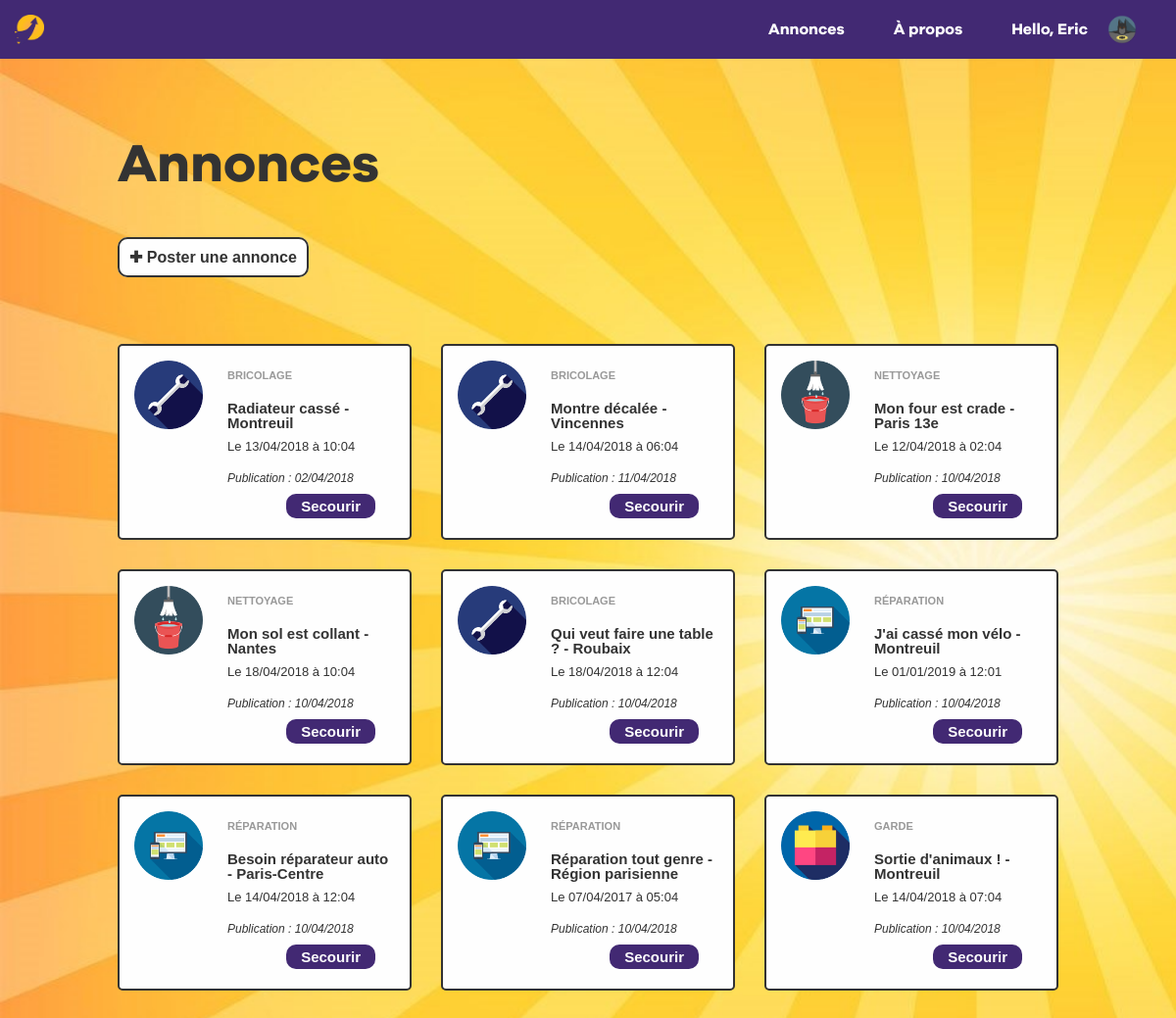
The page /posts (signed in) on the database its author committed.
### tables this page shows
CREATE TABLE `posts` (
  `id` int(3) NOT NULL,
  `category` enum('Bricolage','Jardinage','Réparation','Garde','Devoirs','Nettoyage','Livraison') NOT NULL,
  `title` varchar(30) NOT NULL,
  `description` text NOT NULL,
  `location` varchar(255) NOT NULL,
  `date` datetime(6) NOT NULL,
  `name` varchar(25) NOT NULL,
  `email` varchar(200) NOT NULL,
  `phone` varchar(200) NOT NULL,
  `date_creation` date NOT NULL
);

### index.php (called while the page is built, shortened)
<?
isset($_GET['q']) ? $q = $_GET['q'] : $q = '';
  if($q === '' || $q === 'home'){
      $page = 'home';
  }
  else if($q === 'register'){
      $page = 'register';
  }
  else if($q === 'registrated'){
      $page = 'registrated';
  }
  else if($q === 'login'){
      $page = 'login';
  }
  else if($q === 'logout'){
      $page = 'logout';
      header('Location: home');
  }
  else if($q === 'about'){
      $page = 'about';
  }
  else if($q === 'posts'){
      $page = 'posts';
  }
  include 'views/pages/'.$page.'.php';
?>

### models/model.php (called while the page is built, shortened)
<?
abstract class Model{
  protected function query_request($sql, $_pdo){
      $query = $_pdo->query($sql);
      $result = $query->fetchAll();
      return $result;
    }
}
class Posts extends Model{
  public function getPosts($_pdo){
    $sql = 'SELECT id, category, title, location, date, name, date_creation FROM posts';
    $getPosts = $this->query_request($sql, $_pdo);
    return $getPosts;
  }
}

### views/pages/posts.php (the view, shortened to what this page needs)
<? require 'models/model.php'; ?>
<? $posts = new Posts() ?>
<? $getPosts = $posts->getPosts($pdo) ?>
  <main class="app-posts">
    <h1 class="app-posts-title">Annonces</h1>
    <? if(!empty($_SESSION['pseudo'])): ?>
    <a class="app-posts-create" href="create">
      <span>✚ Poster une annonce</span>
    </a>
    <? else: ?>
    <a class="app-posts-create" href="login">
      <span>✚ Me connecter pour poster une annonce</span>
    </a>
    <? endif ?>
    <div class="app-posts-container">
    <? for($i=0; $i<count($getPosts); $i++): ?>
      <div class="app-posts-container__post">
        <div class="app-posts-container__post__visual">
          <img class="app-posts-container__post__visual-element" src="src/images/<?= strtolower($getPosts[$i]->category.'.png') ?>" alt="category-pic">
        </div>
        <div class="app-posts-container__post__text">
          <div class="app-posts-container__post__text__category"><?= $getPosts[$i]->category; ?></div>
          <div class="app-posts-container__post__text__subject">
            <span class="app-posts-container__post__text__subject-title"><?= $getPosts[$i]->title; ?></span>
            <span class="app-posts-container__post__text__subject-location">- <?= $getPosts[$i]->location; ?></span>
          </div>
          <div class="app-posts-container__post__text__availability">Le <?= date("d/m/Y", strtotime($getPosts[$i]->date)) ?> à <?= date("h:m", strtotime($getPosts[$i]->date)) ?></div>
          <div class="app-posts-container__post__text__creation">Publication : <?= date("d/m/Y", strtotime($getPosts[$i]->date_creation)) ?></div>
          <a class="app-posts-container__post__text-button" href="post?id=<?= $getPosts[$i]->id ?>">
            <button>Secourir</button>
          </a>
        </div>
      </div>
    <? endfor ?>
    </div>
<? require 'templates/template.php'; ?>

### styles/main.css (style rules this page uses)
html, body { font-family: Helvetica; color: #333; }
body { background: #ffd000; background-image: url("../src/images/background.jpg"); background-size: cover; }
body .app-posts { width: 100vw; height: 100%; margin-top: 60px; }
body .app-posts-title { font-family: GalanoBold; font-size: 55px; margin: 10vh 0 0 10vw; padding-bottom: 60px; }
body .app-posts-create { background: #fefefe; margin: 10vh 0 0 10vw; font-weight: bold; text-decoration: none; border: 2px solid #333; border-radius: 10px; padding: 10px; }
body .app-posts-container { width: 80vw; display: flex; flex-wrap: wrap; justify-content: space-between; margin: 80px auto; }
body .app-posts-container__post { width: 300px; height: 200px; padding: 15px; display: flex; margin-bottom: 30px; overflow: hidden; position: relative; background: #fefefe; border-radius: 5px; border: 2px solid #333; }
body .app-posts-container__post__visual { width: 70px; height: 70px; margin-right: 25px; }
body .app-posts-container__post__visual-element { width: 70px; height: 70px; }
body .app-posts-container__post__text { width: 200px; font-size: 15px; }
body .app-posts-container__post__text__category { font-size: 11px; text-transform: uppercase; font-weight: bold; color: #999; margin: 10px 0 20px 0; }
body .app-posts-container__post__text__subject-title { font-weight: bold; }
body .app-posts-container__post__text__subject-location { font-weight: bold; }
body .app-posts-container__post__text__availability { margin-top: 10px; font-size: 13px; margin-bottom: 20px; }
body .app-posts-container__post__text__creation { font-size: 12px; font-style: italic; font-weight: thin; }
body .app-posts-container__post__text-button { cursor: pointer; position: absolute; border-radius: 10px; padding: 5px 15px; background: #422973; right: 35px; bottom: 20px; }
body .app-posts-container__post__text-button button { color: #fefefe; font-weight: bold; cursor: pointer; }

### rows shown on the page
posts: category "BRICOLAGE", title "Radiateur cassé", location "Montreuil", date "13/04/2018", date "10:04", date_creation "02/04/2018"
posts: category "BRICOLAGE", title "Montre décalée", location "Vincennes", date "14/04/2018", date "06:04", date_creation "11/04/2018"
posts: category "NETTOYAGE", title "Mon four est crade", location "Paris 13e", date "12/04/2018", date "02:04", date_creation "10/04/2018"
posts: category "NETTOYAGE", title "Mon sol est collant", location "Nantes", date "18/04/2018", date "10:04", date_creation "10/04/2018"
posts: category "BRICOLAGE", title "Qui veut faire une table ?", location "Roubaix", date "18/04/2018", date "12:04", date_creation "10/04/2018"
posts: category "RÉPARATION", title "J'ai cassé mon vélo", location "Montreuil", date "01/01/2019", date "12:01", date_creation "10/04/2018"
posts: category "RÉPARATION", title "Besoin réparateur auto", location "Paris-Centre", date "14/04/2018", date "12:04", date_creation "10/04/2018"
posts: category "RÉPARATION", title "Réparation tout genre", location "Région parisienne", date "07/04/2017", date "05:04", date_creation "10/04/2018"
posts: shows a picture, category "GARDE", title "Sortie d'animaux !", location "Montreuil", date "14/04/2018", date "07:04", date_creation "10/04/2018"

### other values the page prints
$_SESSION['pseudo'] "Eric"
